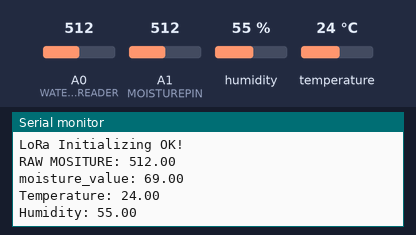
Bench run of a sketch on a simulated Arduino Uno, built with avr-gcc and run on an emulated ATmega328P. Shown: the last lines printed to the serial monitor. Inputs (shaded band) come from the test bench; at power-on: humidity 55 %, A0 (WATERLEVELREADER) = 512, A1 (MOISTUREPIN) = 512, temperature 24 °C. No radio packets arrive unless stated.

Above: at 4.8 s.
4.9 s: humidity set to 22 %
At 7.1 s:
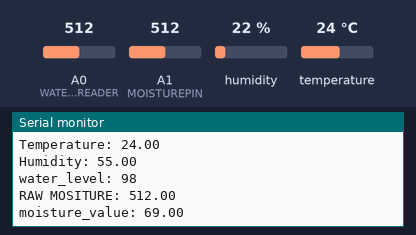
13.6 s: A0 (WATERLEVELREADER) set to 531
At 14.8 s:
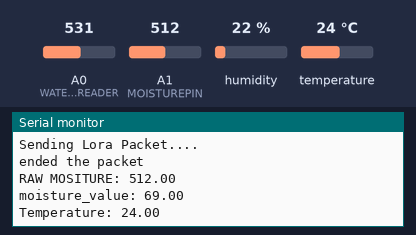
17.9 s: A1 (MOISTUREPIN) set to 531
At 19.2 s:
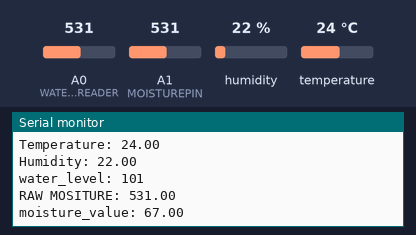
22.2 s: temperature set to 12 °C
At 22.8 s:
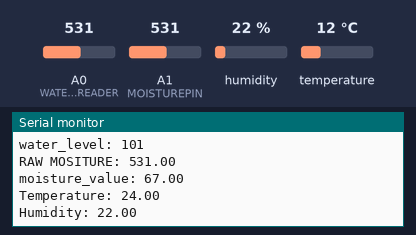
26.5 s: A1 (MOISTUREPIN) set to 511
At 26.5 s:
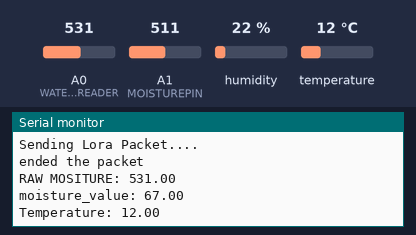
30.8 s: A0 (WATERLEVELREADER) set to 716
At 33.7 s:
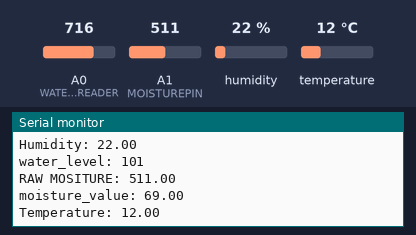
Timing chart, 0 to 35.2 s (numbered marks = the images above; inputs shaded):
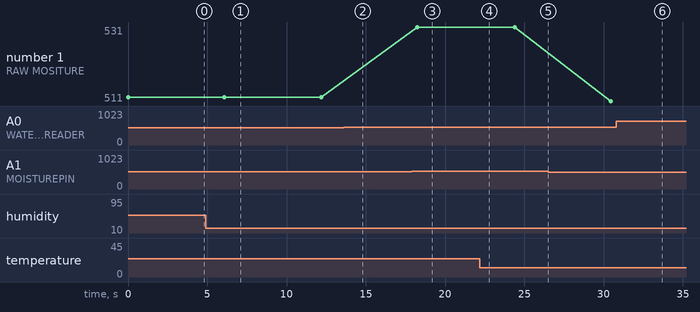

The sketch:

endnode.ino
```cpp
#include <SPI.h>
#include <LoRa.h>
#include <DHT.h>

//define the pins used by the transceiver module
#define ss 10
#define rst 9
#define dio0 2

//dht init
#define DHTPIN 3
#define DHTTYPE DHT11
DHT dht(DHTPIN, DHTTYPE);

#define MOISTUREPIN A1
#define SENSOR_MIN_MOISTURE 200
#define SENSOR_MAX_MOISTURE 1200

#define WATERLEVELPOWER 6//digital pin
#define WATERLEVELREADER A0//analog pin
#define SENSOR_MIN 0
#define SENSOR_MAX 521

#define PUMPIN 4
#define PUMPOUT 5

int lastSentTime = 0;

void setup() {
  //initialize Serial Monitor
  Serial.begin(115200);
  while (!Serial);

  //dht setup
  pinMode(DHTPIN, INPUT_PULLUP);
  dht.begin();

  //water level sensor setup
  pinMode(WATERLEVELPOWER, OUTPUT);
  digitalWrite(WATERLEVELPOWER, LOW);

  //water pump pins
//  pinMode(PUMPIN, INPUT);
//  pinMode(PUMPOUT, OUTPUT);
//  digitalWrite(PUMPOUT, HIGH);

  Serial.println("LoRa Sender");

  //setup LoRa transceiver module
  LoRa.setPins(ss, rst, dio0);

  //replace the LoRa.begin(---E-) argument with your location's frequency
  //433E6 for Asia
  //866E6 for Europe
  //915E6 for North America
  while (!LoRa.begin(433E6)) {
    Serial.println(".");
    delay(500);
  }
   // Change sync word (0xF3) to match the receiver
  // The sync word assures you don't get LoRa messages from other LoRa transceivers
  // ranges from 0-0xFF
  LoRa.setSyncWord(0xF3);
  Serial.println("LoRa Initializing OK!");
}

void loop() {
  float moisture_value = analogRead(MOISTUREPIN);
  Serial.print("RAW MOSITURE: ");
  Serial.println(moisture_value);
  moisture_value = 100 - map(moisture_value, SENSOR_MIN_MOISTURE, SENSOR_MAX_MOISTURE, 0, 100);
  Serial.print("moisture_value: ");
  Serial.println(moisture_value);

  delay(2000);
  float temp_value = dht.readTemperature();
  Serial.print("Temperature: ");
  Serial.println(temp_value);

  delay(2000);
  float humidity_value = dht.readHumidity();
  Serial.print("Humidity: ");
  Serial.println(humidity_value);

  delay(2000);
  digitalWrite(WATERLEVELPOWER, HIGH);
  delay(10);
  int water_level = analogRead(WATERLEVELREADER);
  digitalWrite(WATERLEVELPOWER, LOW);
  water_level = map(water_level, SENSOR_MIN, SENSOR_MAX, 0, 100);
  Serial.print("water_level: ");
  Serial.println(water_level);

  if(millis()-lastSentTime >= 10000){
    String payload = String(moisture_value, 1)+","+String(temp_value, 1)+","+String(humidity_value, 1)+","+String(water_level);
    Serial.println("Sending Lora Packet....");
    LoRa.beginPacket();
    LoRa.write(0xFF);
    LoRa.write(payload.length());
    LoRa.print(payload);
    LoRa.endPacket();
    Serial.println("ended the packet");
    lastSentTime = millis();
  }

//  int pump_val = digitalRead(PUMPIN);
//  digitalWrite(PUMPOUT, pump_val);
//  delay(2000);
}
```

Measured:
- after the input at 17.9 s, the serial monitor: prints a new line after 0.36 s (image 3)
- plotted number 1: 512 → 531 after the input at 17.9 s, 531 → 511 after the input at 26.5 s
